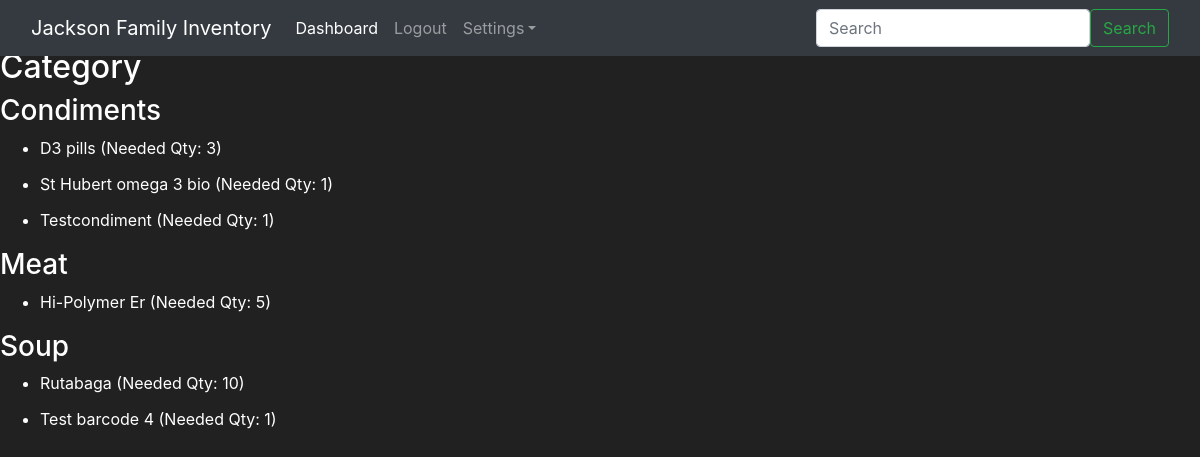
Before: /grocery_list (signed in) with the older database file.
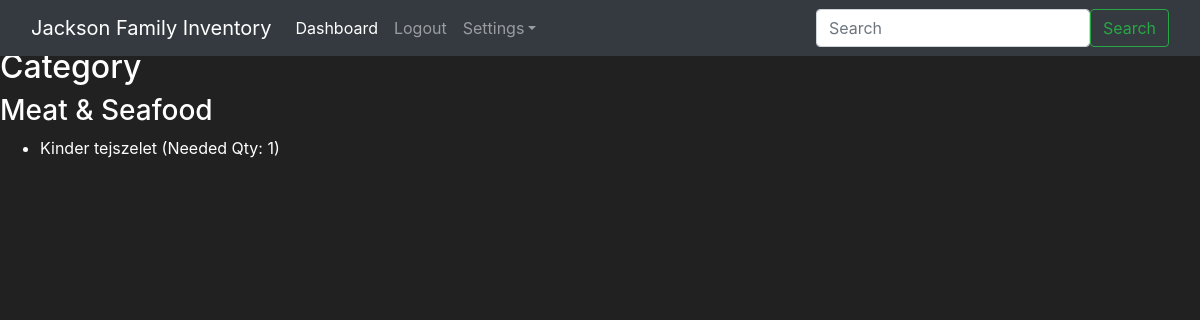
After: the same page with the newer database file.
### JacksonInventory/models.py (models this page shows)
class Item(db.Model):
    id = db.Column(db.Integer(), primary_key=True)
    barcode = db.Column(db.String(length=40), nullable=False, unique=True)
    productname = db.Column(db.String(length=150), nullable=False, unique=True)
    qty = db.Column(db.Integer())
    minqty = db.Column(db.Integer())
    productimage = db.Column(db.String(200))
    category_id = db.Column(db.Integer, db.ForeignKey('category.id'), nullable=False)
    subcategory_id = db.Column(db.Integer, db.ForeignKey('subcategory.id'), nullable=False)

class Category(db.Model):
    id = db.Column(db.Integer, primary_key=True)
    category = db.Column(db.String(75), unique=True)
    items = db.relationship('Item', backref='category', lazy=True)

### JacksonInventory/routes.py (the view)
@app.route('/grocery_list', methods=['GET'])
@login_required
def grocery_list():
    query = text('''
    SELECT c.category, i.productname, i.qty, i.minqty
    FROM item i
    JOIN category c ON i.category_id = c.id
    ORDER BY c.category, i.productname
    ''')
    result = db.session.execute(query)
    groceries = result.fetchall()
    grouped_groceries = {}
    for grocery in groceries:
        category = grocery.category
        productname = grocery.productname
        qty = grocery.qty
        minqty = grocery.minqty
        needed_qty = max(0, minqty - qty)  # Calculate needed qty
        if needed_qty > 0:
            if category in grouped_groceries:
                grouped_groceries[category].append({
                    'productname': productname,
                    'qty': qty,
                    'minqty': minqty,
                    'needed_qty': needed_qty
                })
            else:
                grouped_groceries[category] = [{
                    'productname': productname,
                    'qty': qty,
                    'minqty': minqty,
                    'needed_qty': needed_qty
                }]
    return render_template('grocery_list.html', grouped_groceries=grouped_groceries)

### JacksonInventory/forms.py
class SearchForm(FlaskForm):
    searched = StringField("Searched", validators=[DataRequired()])
    submit = SubmitField("Submit")

### JacksonInventory/models.py (called while the page is built)
@login_manager.user_loader
def load_user(user_id):
    return User.query.get(int(user_id))

### JacksonInventory/routes.py (called while the page is built)
@app.context_processor
def base():
    form = SearchForm()
    return dict(form=form)

### JacksonInventory/templates/grocery_list.html (shortened to what this page needs)
{% extends 'base.html' %}
{% block content %}
    <h2>Category</h2>
    {% for category, products in grouped_groceries.items() %}
        <h3>{{ category }}</h3>
        <ul>
        {% for product in products %}
            <li class="card-title">{{ product.productname }} (Needed Qty: {{ product.needed_qty }})</li>
        {% endfor %}
        </ul>
    {% endfor %}
{% endblock %}

Changed rows visible on the page:
removed Item: category "Condiments", productname "D3 pills", needed_qty "3"
removed Item: productname "St Hubert omega 3 bio", needed_qty "1", shown under "Condiments"
no longer on this page (row edited): Item: productname "Testcondiment", needed_qty "1", shown under "Condiments"
removed Item: category "Meat", productname "Hi-Polymer Er", needed_qty "5"
removed Item: category "Soup", productname "Rutabaga", needed_qty "10"
removed Item: productname "Test barcode 4", needed_qty "1", shown under "Soup"
now on this page (row edited): Item: category "Meat & Seafood", productname "Kinder tejszelet", needed_qty "1"
